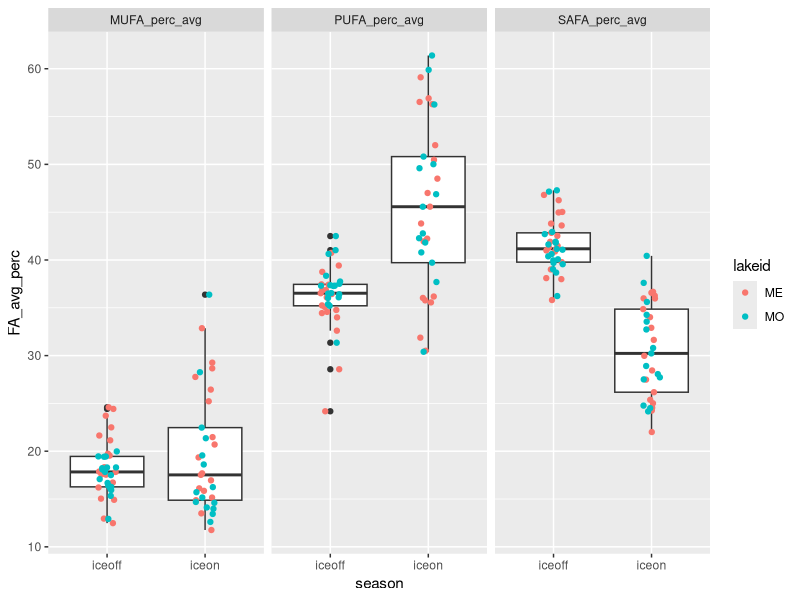
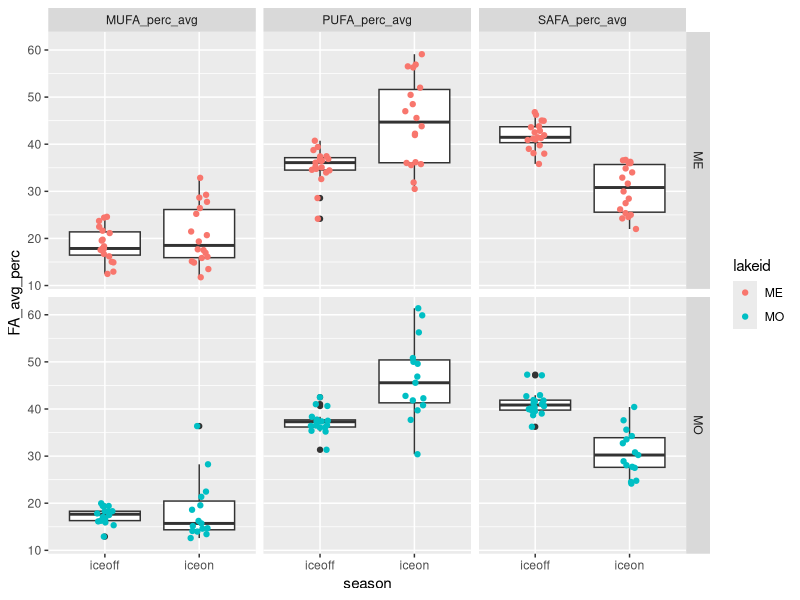
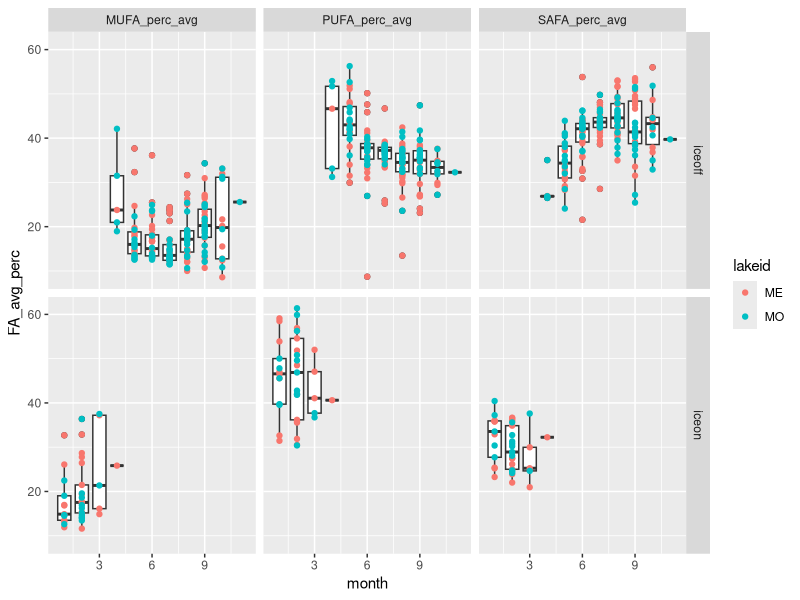
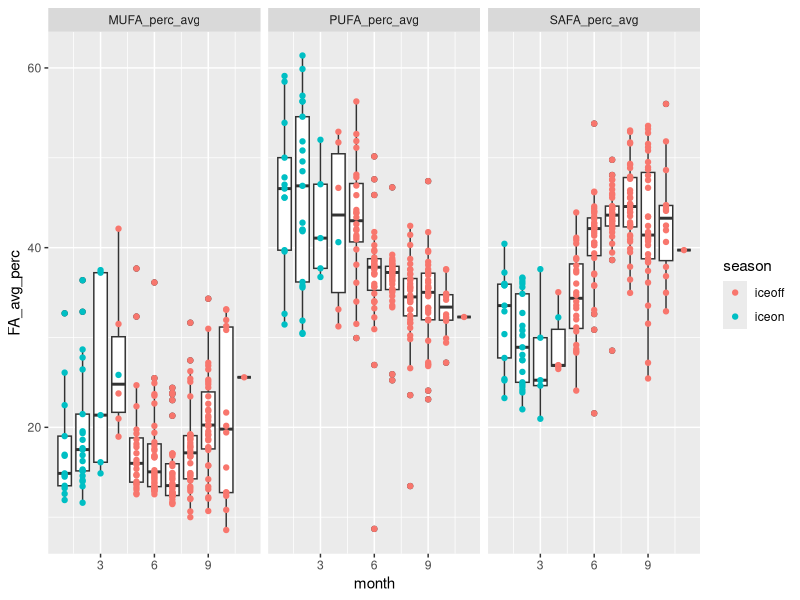
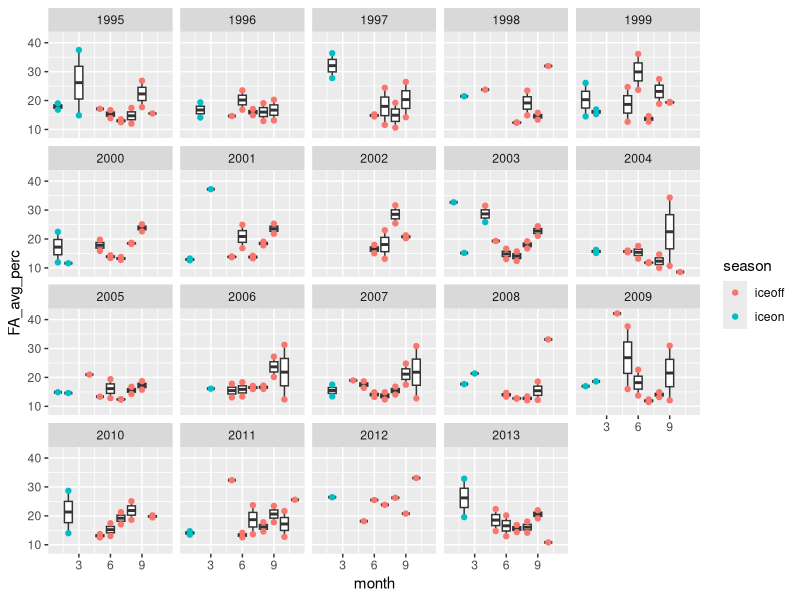
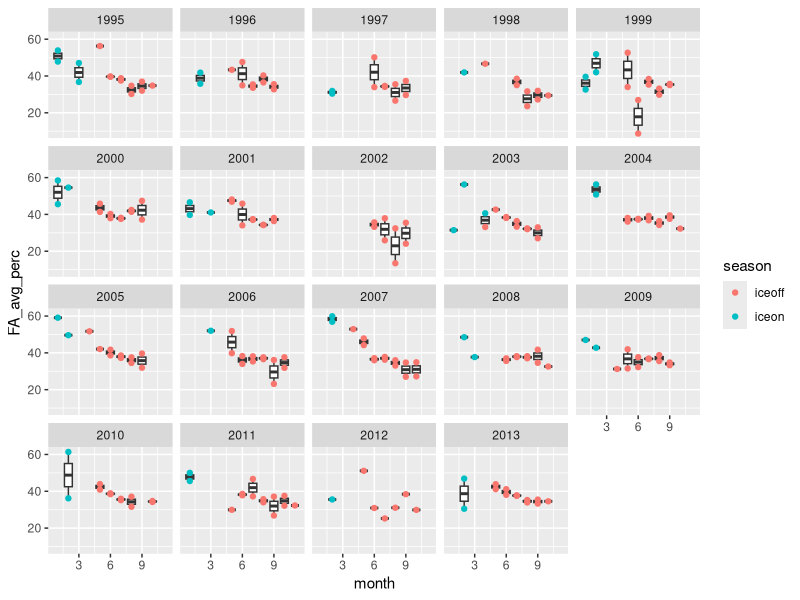
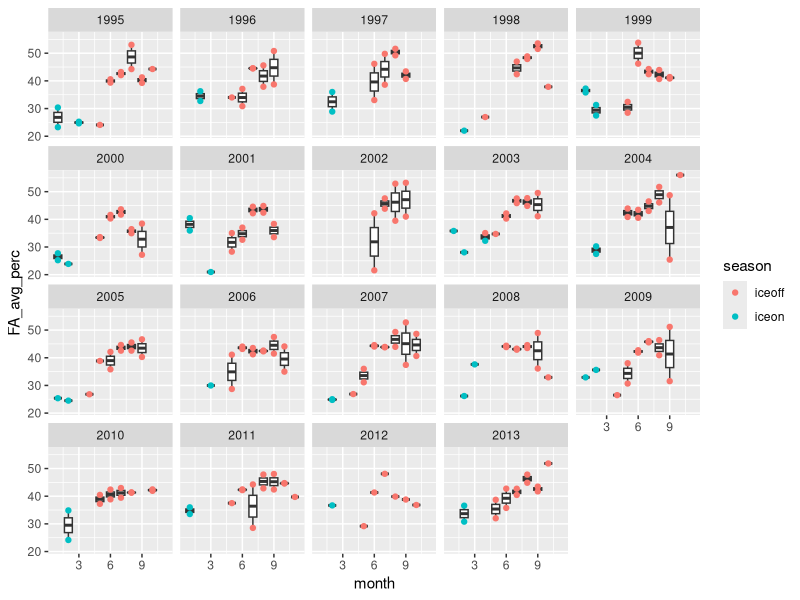

Recreate these plots in R, in order.
# ============================================================== #
## ========================= OVERVIEW ========================= ##
# ============================================================== #

# Looking at iceon/iceoff community FA profiles
# Only using Lakes Mendota and Monona from LTER,
# as they have equivalent iceon/iceoff paired data
# Using AG PLoS paper FA dataset, with some aggregation/crosswalking
# to match LTER data.

# ============================================================== #
## =================== DATA WRANGLING STEPS =================== ##
# ============================================================== #

# 1) LTER data - read in, format dates, keep only ME/MO
# 2) read in iceon/iceoff data (ecology letters paper)
# 3) tag LTER data with season, keep only iceon/iceoff
# 4) aggregate LTER samples to month (mean taxa biomass by lake/year/month)
# 5) identify genera <5% of any sample - remove these genera
# 6) calculate dry weight (20% of wet weight)
# 7) read in FA PLoS data - keep freshwater, proportion data
# --> 7.5) fix FA/LTER group/division matches (see crosswalk.xlsx)
# 8) aggregate FA to genus and division level profiles
# 9) aggregate biomass to genus level
# 10) tag LTER data with whether has matching division/Group or genus in FA data
# 11) merge LTER with FA data (genus, division, NA matches)
# 12) weight FA data by biomass dry weight / total biomass 
#     (genus-level FA, independent of biomass)
# 13) aggregated weighted to community level 



# ============================================================== #
## ====================== SCRIPT BEGINS ======================= ##
# ============================================================== #

#load packages
library(dplyr)
library(reshape2)
library(tidyr)
library(lubridate)
library(vegan)
library(RColorBrewer)
library(ggplot2)

# ============================================================================
# ----> read in LTER phyto data

#read in, format dates so can stack ok 

madison <- read.csv("../Data/ntl88_v7.csv", stringsAsFactors = FALSE) %>% 
  mutate(date = as.Date(sampledate, format = "%m/%d/%Y")) %>% 
  select(-sampledate)

#only madison lakes have matching iceon/iceoff data
lter_lakes <- madison %>% 
  filter(lakeid %in% c("MO", "ME"))

#keep only necessary files
lter_lakes <- lter_lakes %>% 
  mutate(month = month(date),
         year = year(date)) %>% 
  select(lakeid, year, month, date, sta, depth_range, 
         division, genus, taxa_name, biomass_conc)

#=============================================================================
# ----> read in under ice data, for ice on/off timing
seasons_orig <- read.csv("../Data/under_ice_data.csv", stringsAsFactors = FALSE)

#keep only wisconsin, cols of interest, make start and end full dates
seasons_wisc <- seasons_orig %>% 
  filter(lakeregloc == "Wisconsin") %>% 
  select(year, season, lakename, lakeregloc, 
         startday, startmonth, startyear, 
         endday, endmonth, endyear) %>% #, 
  #iceduration, periodn, photicdepth, 
  #icedepth, snowdepth, airtemp) %>% 
  mutate(startmonum = match(startmonth, month.abb),
         endmonum = match(endmonth, month.abb)) %>% 
  mutate(startdate = paste(startyear, startmonum, startday, sep = "-"),
         enddate = paste(endyear, endmonum, endday, sep = "-"))

#unique(seasons_wisc$lakename)
#unique(lter_lakes$lakeid) %>% sort()

#make lakeid to match
seasons_lakes <- seasons_wisc %>% 
  mutate(lakeid = ifelse(lakename == "Lake Mendota", "ME", NA),
         lakeid = ifelse(lakename == "Lake Monona", "MO", lakeid)) %>% 
  select(season, lakeid, year, startdate, enddate) %>% 
  filter(lakeid %in% c("ME", "MO"))

# Note: we are losing the 2014/2015/2016 data by using this to subset
# we may want to go back to raw LTER ice data to get 2014/2015/2016 iceon/iceoff dates

#=============================================================================
# ----> LTER ice duration data (for seasons)

#this gets the ice, but we don't have the summer stratified period
#(which is problematic...)

#read in LTER ice duration data
duration <- read.csv("../Data/ntl33_v4.csv", stringsAsFactors = FALSE)

#look like what we need
head(duration)

#keep only relevant info
duration_relevant <- duration %>%
  #only interested in Mendota, Monona
  filter(lakeid %in% c("ME", "MO")) %>% 
  #can narrow down year range
  filter(year4 >= 1990)

#not sure what to do about this

#=============================================================================
# ----> tag data with season

lter_dates_only <- lter_lakes %>% 
  select(lakeid, year, date) %>% 
  unique() %>% 
  rename(sample_year = year) %>% 
  arrange(lakeid, sample_year)

#make seasons wide format to can have column "start", "sample", and "end" dates
seasons_lakes_wide <- seasons_lakes %>% 
  melt(id.vars = c("lakeid", "year", "season"), variable.name = "category", value.name = "date") %>% 
  mutate(seasons_category = paste(season, category, sep = "_")) %>% 
  select(-season, -category) %>% 
  dcast(lakeid + year ~ seasons_category, value.var = "date") %>% 
  rename(winter_yr = year) %>% 
  select(lakeid, winter_yr, iceon_startdate, iceon_enddate, iceoff_startdate, iceoff_enddate)

#we're only interested in iceon/iceoff
#(looking at ice vs stratified patterns in FA)

lter_seasons_pre <- merge(lter_dates_only, seasons_lakes_wide,
                      by = c("lakeid"), all.x = TRUE) %>% 
  #tag seasons with iceon/iceoff (NA if not fall within start/end dates)
  mutate(season = ifelse(date >= iceon_startdate & date <= iceon_enddate, "iceon", NA),
         season = ifelse(date >= iceoff_startdate & date <= iceoff_enddate, "iceoff", season)) %>% 
  #keep only samples that fall within iceon or iceoff
  filter(!is.na(season))

#merge back to full lter data
lter_seasons <- lter_seasons_pre %>% 
  #group things by *winter* year
  select(lakeid, date, winter_yr, season) %>% 
  merge(lter_lakes, by = c("lakeid", "date")) %>% 
  select(-year)

#=============================================================================
# ----> aggregate samples to month

#aggregate to month within *winter* year and lake (ignore station and depth for now)
#since ignoring "other" seasons, shouldn't have issue of sample dates across seasons

#using mean since some dates have multiple samples per month, while others have one or none
#using averages to account for multiple within-month samples, make comparable

lter_month <- lter_seasons %>% 
  #monthly taxa mean biomass (across stations and depth)
  group_by(lakeid, winter_yr, season, month, division, genus, taxa_name) %>% 
  summarize(biomass_ww_m = mean(biomass_conc, na.rm = TRUE)) %>% 
  as.data.frame()

#check out number of years
# lter_month %>% 
#   select(lakeid, winter_yr, season) %>% 
#   group_by(lakeid, season) %>% 
#   summarize(n = n_distinct(winter_yr))


#========================================================================
# ----> identify <5% of samples

#identify contributors (genus-level) <5% of any sample any date (within lake)
#use wet weight (shouldn't matter)

#find contributions to biomass, in terms of %
lter_contribs <- lter_month %>% 
  #for each lake/year/month, find total biomass
  group_by(lakeid, winter_yr, month) %>% 
  mutate(total_bm = sum(biomass_ww_m)) %>% 
  ungroup() %>% 
  #for lake/date, find genus biomass
  group_by(lakeid, winter_yr, month, genus) %>% 
  mutate(genus_bm = sum(biomass_ww_m)) %>% 
  as.data.frame() %>% 
  select(-taxa_name, -biomass_ww_m) %>% 
  #find percent genus biomass of total biomass
  mutate(perc_genus_bm = genus_bm / total_bm * 100) %>% 
  ungroup()  

#find genera that are ever over 5% of a sample BY LAKE
lter_high_contrib <- lter_contribs %>% 
  filter(perc_genus_bm >= 0.05)

lter_high_contrib_genera <- lter_high_contrib %>% 
  select(lakeid, genus) %>% 
  unique() %>% 
  arrange(lakeid, genus) %>% 
  mutate(high_p = "present")

#find genera that are NOT ever over 5% of a sample
lter_low_contrib <- lter_contribs %>% 
  filter(perc_genus_bm < 0.05) 

lter_low_contrib_genera <- lter_low_contrib %>% 
  select(lakeid, genus) %>% 
  unique() %>% 
  arrange(lakeid, genus) %>% 
  mutate(low_p = "present")

#merge, keep ones that are present in low and not in high
#(i.e., those that are never >=5% of a sample)
lter_remove_5 <- merge(lter_high_contrib_genera, lter_low_contrib_genera,
                       by = c("lakeid", "genus"), all = TRUE) %>% 
  #these are ones that are never >=5% of a lake sample
  filter(low_p == "present" & is.na(high_p))


#========================================================================
# ----> LTER after removals of low contributors

#by lake/date - total genus biomass AFTER remove low contribs
lter_after_remove <- lter_month %>% 
  #remove low contributors by lake and genus
  filter( !((lakeid %in% lter_remove_5$lakeid) & (genus %in% lter_remove_5$genus)) ) 

#add a dry weight biomass column
lter_use <- lter_after_remove %>% 
  mutate(biomass_dw = 0.20 * biomass_ww_m)


#========================================================================
# ----> read in fatty acid profiles

# read in PLoS fatty acid dataset
fa <- read.csv("../Data/PLoS_supp/S1_Dataset.csv", stringsAsFactors = FALSE)

#only want freshwater
#fa %>% group_by(Salinity) %>% summarize(n = length(Salinity))
fa_fresh <- filter(fa, Salinity == 0)

#want only proportion data
fa_fresh_prop <- filter(fa_fresh, Data == "prop")

#for now, we don't care about the experimental info
fa_fresh_prop_small <- fa_fresh_prop %>% 
  select(Group, Class, Order, Genus, species,
         sumSAFA, sumMUFA, sumPUFA,
         c18.2w6, c18.3w6, c18.3w3,
         c18.4w3, c18.5w3, 
         c20.4w6, c20.5w3, c22.6w3)

#========================================================================
# ----> fix FA/LTER group/division matches

#existing matches: Chlorophyta, Cryptophyta, Rhodophyta

#make match at group/division level: 
#   Cyanobacteria (FA) = Cyanophyta (LTER)
#   Dinophyta (FA) = Pyrrhophyta (LTER)
#   Euglenozoa (FA) = Euglenophyta (LTER)

#match division to non-group
#   Chrysophyta (LTER) = class Chrysophyceae (FA)
#   Xanthophyta (LTER) = class Xanthophyceae (FA)
#   Haptophyta (LTER) = genus Chromulina (FA)
#   Bacillariophyta (LTER) = average of classes 
#                 Bacillariophyceae, Fragilariophyceae, Coscinodiscophyceae (FA)
#       [Bacillariophyta is multiple classes - for these 3 classes, find average FA profile]

fa_fix <- fa_fresh_prop_small %>% 
  #first, match at group level
  mutate(GroupDiv = ifelse(Group == "Cyanobacteria", "Cyanophyta", Group),
         GroupDiv = ifelse(Group == "Dinophyta", "Pyrrhophyta", GroupDiv),
         GroupDiv = ifelse(Group == "Euglenozoa", "Euglenophyta", GroupDiv),
         #match at single class level
         GroupDiv = ifelse(Class == "Chrysophyceae", "Chrysophyta", GroupDiv),
         GroupDiv = ifelse(Class == "Xanthophyceae", "Xanthophyta", GroupDiv),
         #match at genus level
         GroupDiv = ifelse(Genus == "Chromulina", "Haptophyta", GroupDiv),
         #Bacillariophyta is multiple classes
         GroupDiv = ifelse(Class %in% c("Bacillariophyceae", "Fragilariophyceae", "Coscinodiscophyceae"),
                           "Bacillariophyta", GroupDiv))

# fa_fix %>% select(Group, GroupDiv) %>% unique()
# fa_fix %>% filter(GroupDiv %in% c("Bacillariophyta", "Xanthophyta")) %>% select(Group, Class, GroupDiv) %>% unique()
# fa_fix %>% filter(GroupDiv == "Haptophyta") %>% select(Group, Class, Genus, GroupDiv) %>% unique()
# #yes, works as it should


#========================================================================
# ----> tag LTER data with whether matching genus/division in FA data

lter_fa_tag <- lter_use %>%
  #tag at which level it matches
  #not that groupdiv level is a combination of groups/classes/genus
  mutate(cat = ifelse(division %in% fa_fix$GroupDiv, "groupdiv", NA)) %>%
  mutate(cat = ifelse(genus %in% fa_fix$Genus, "genus", cat))

tags <- lter_fa_tag %>% select(division, genus, cat) %>% unique()

# unique(fa_fix$GroupDiv) %>% sort()
# unique(lter_use$division) %>% sort()


#========================================================================
# ----> find FA genus and division-level profiles

#within genus, what's the average FA profile
fa_genus <- fa_fix %>% 
  group_by(GroupDiv, Genus) %>% 
  summarize(gen_avg_sumSAFA = mean(sumSAFA),
            gen_avg_sumMUFA = mean(sumMUFA),
            gen_avg_sumPUFA = mean(sumPUFA),
            gen_avg_c18.2w6 = mean(c18.2w6),
            gen_avg_c18.3w6 = mean(c18.3w6),
            gen_avg_c18.3w3 = mean(c18.3w3),
            gen_avg_c18.4w3 = mean(c18.4w3),
            gen_avg_c18.5w3 = mean(c18.5w3),
            gen_avg_c20.4w6 = mean(c20.4w6),
            gen_avg_c20.5w3 = mean(c20.5w3),
            gen_avg_c22.6w3 = mean(c22.6w3)) %>% 
  as.data.frame()

#within group/div (FA/LTER fixed croswalk), what's the average FA profile
fa_groupdiv <- fa_fix %>% 
  group_by(GroupDiv) %>% 
  summarize(grpdiv_avg_sumSAFA = mean(sumSAFA),
            grpdiv_avg_sumMUFA = mean(sumMUFA),
            grpdiv_avg_sumPUFA = mean(sumPUFA),
            grpdiv_avg_c18.2w6 = mean(c18.2w6),
            grpdiv_avg_c18.3w6 = mean(c18.3w6),
            grpdiv_avg_c18.3w3 = mean(c18.3w3),
            grpdiv_avg_c18.4w3 = mean(c18.4w3),
            grpdiv_avg_c18.5w3 = mean(c18.5w3),
            grpdiv_avg_c20.4w6 = mean(c20.4w6),
            grpdiv_avg_c20.5w3 = mean(c20.5w3),
            grpdiv_avg_c22.6w3 = mean(c22.6w3)) %>% 
  as.data.frame()


#========================================================================
# ----> aggregate biomass to GENUS
# when missing genus, stick with GENUS biomass but sub in DIVISION fatty acid profile

#aggregate biomass to genus
lter_level_bm <- lter_use %>% 
  group_by(lakeid, winter_yr, season, month, division, genus) %>% 
  summarize(bm_ww_g = sum(biomass_ww_m, na.rm = TRUE),
         bm_drw_g = sum(biomass_dw, na.rm = TRUE)) %>% 
  as.data.frame() 

#merge with tag info
lter_level_bm_tag <- merge(lter_level_bm, tags, by = c("division", "genus"), all = TRUE)

# lter_level_bm_tag %>%
#   select(division, genus, cat) %>%
#   unique() %>%
#   group_by(cat) %>%
#   summarize(n = length(cat)) %>%
#   as.data.frame()

#        cat  n
# 1    genus 35
# 2 groupdiv 95
# 3     <NA>  1

#========================================================================
# ----> merge with FA profiles

# --> genus level FA - matches genus-level biomass
# merges GENUS level biomass with GENUS level FA profiles
tags_fa_genus <- lter_level_bm_tag %>% 
  #only looking at genus-level matches
  filter(cat == "genus") %>% 
  #rename for downstream stacking
  rename(biomass_wet_weight = bm_ww_g,
         biomass_dry_weight = bm_drw_g) %>% 
  #merge with FA genus level data
  merge(fa_genus,  
        by.x = "genus", by.y = "Genus",
        all.x = TRUE) %>% 
  #organize columns
  select(GroupDiv, genus, cat, lakeid, winter_yr, month, season,
         biomass_wet_weight, biomass_dry_weight,
         gen_avg_sumSAFA,
         gen_avg_sumMUFA,
         gen_avg_sumPUFA,
         gen_avg_c18.2w6,
         gen_avg_c18.3w6,
         gen_avg_c18.3w3,
         gen_avg_c18.4w3,
         gen_avg_c18.5w3,
         gen_avg_c20.4w6,
         gen_avg_c20.5w3,
         gen_avg_c22.6w3)

#remove labels in headers
names(tags_fa_genus) <- gsub("gen_avg_", "", names(tags_fa_genus))

# --> division level FA - matches division level biomass
# merges GENUS level biomass with DIVISION level FA profiles
# (missing genera in FA get division level FA)
tags_fa_groupdiv <- lter_level_bm_tag %>% 
  #keep only those matching at groupdiv level
  filter(cat == "groupdiv") %>% 
  #rename for downstream stacking
  rename(biomass_wet_weight = bm_ww_g,
         biomass_dry_weight = bm_drw_g) %>% 
  #merge with FA division/group level data
  #merge with FA genus level data
  merge(fa_groupdiv,  
        by.x = "division", by.y = "GroupDiv",
        all.x = TRUE) %>% 
  rename(GroupDiv = division) %>% 
  #organize columns
  select(GroupDiv, genus, cat, lakeid, winter_yr, month, season,
         biomass_wet_weight, biomass_dry_weight,
         grpdiv_avg_sumSAFA,
         grpdiv_avg_sumMUFA,
         grpdiv_avg_sumPUFA,
         grpdiv_avg_c18.2w6,
         grpdiv_avg_c18.3w6,
         grpdiv_avg_c18.3w3,
         grpdiv_avg_c18.4w3,
         grpdiv_avg_c18.5w3,
         grpdiv_avg_c20.4w6,
         grpdiv_avg_c20.5w3,
         grpdiv_avg_c22.6w3)

#remove labels in headers
names(tags_fa_groupdiv) <- gsub("grpdiv_avg_", "", names(tags_fa_groupdiv))

# --> does NOT have associated FA
#leaving biomass at genus level
tags_fa_NA <- lter_level_bm_tag %>% 
  filter(is.na(cat)) %>% 
  rename(biomass_wet_weight = bm_ww_g,
         biomass_dry_weight = bm_drw_g) %>% 
  rename(GroupDiv = division) %>% 
  select(GroupDiv, genus, cat, lakeid, winter_yr, month, season,
         biomass_wet_weight, biomass_dry_weight) %>% 
  #add NA columns
  mutate(          sumSAFA = NA,
                   sumMUFA = NA,
                   sumPUFA = NA,
                   c18.2w6 = NA,
                   c18.3w6 = NA,
                   c18.3w3 = NA,
                   c18.4w3 = NA,
                   c18.5w3 = NA,
                   c20.4w6 = NA,
                   c20.5w3 = NA,
                   c22.6w3 = NA)

# --> merge together
full_dat <- rbind(tags_fa_genus, tags_fa_groupdiv, tags_fa_NA)


#========================================================================
# ----> weight FA profiles by biomass

# Data == "prop" is FA % of dry weight
# so it's a fatty acid proportion of dry weight (of genus or division, by cat)

# What we want is "what are the average proportions of SAFA, MUFA, PUFA 
# present in the community, irrespective of total biomass?" 
# (i.e. we know there is higher biomass in summer - the Circus Circus buffet)
# SH: pretty sure that what we want then is:(biomass_dry_weight * sumSAFA)/total dry weight

full_dat_weighted <- full_dat %>% 
  #find total dry weight biomass for each *sample point*
  group_by(lakeid, winter_yr, season, month) %>% 
  mutate(sample_date_dry_weight_total = sum(biomass_dry_weight)) %>% 
  ungroup() %>% 
  #weight FA by biomass - per row (genus within sample date)
  #if FA is % dry weight, then FA * dry weight = biomass of that FA
  #here, sample_date_dry_weight_total is community-level biomass
  #FA props are genus-level
  mutate(sumSAFA_prop = (biomass_dry_weight * sumSAFA)/sample_date_dry_weight_total,
         sumMUFA_prop = (biomass_dry_weight * sumMUFA)/sample_date_dry_weight_total,
         sumPUFA_prop = (biomass_dry_weight * sumPUFA)/sample_date_dry_weight_total,
         c18.2w6_prop = (biomass_dry_weight * c18.2w6)/sample_date_dry_weight_total,
         c18.3w6_prop = (biomass_dry_weight * c18.3w6)/sample_date_dry_weight_total,
         c18.3w3_prop = (biomass_dry_weight * c18.3w3)/sample_date_dry_weight_total,
         c18.4w3_prop = (biomass_dry_weight * c18.4w3)/sample_date_dry_weight_total,
         c18.5w3_prop = (biomass_dry_weight * c18.5w3)/sample_date_dry_weight_total,
         c20.4w6_prop = (biomass_dry_weight * c20.4w6)/sample_date_dry_weight_total,
         c20.5w3_prop = (biomass_dry_weight * c20.5w3)/sample_date_dry_weight_total,
         c22.6w3_prop = (biomass_dry_weight * c22.6w3)/sample_date_dry_weight_total) %>% 
  as.data.frame()

#filter(full_dat_weighted, lakeid == "MO" & winter_yr == 2002 & month == 8)

#keep only columns of interest
full_dat_weighted_small <- full_dat_weighted %>% 
  select(GroupDiv, genus, cat, lakeid, winter_yr, month, season, 
         sumSAFA_prop, sumMUFA_prop, sumPUFA_prop,
         c18.2w6_prop, c18.3w6_prop, c18.3w3_prop,
         c18.4w3_prop, c18.5w3_prop,
         c20.4w6_prop, c20.5w3_prop, c22.6w3_prop)

#this is basically saying:
#for each time point, a genus has some proportion FAs
#we want to aggregate to community, then to season

#ADD UP all MUFA/PUFA/SAFA within a community
#to get community-level amount
#I have proved to myself using pen, paper, and basic algebra that this will work

full_dat_weighted_date_FA <- full_dat_weighted_small %>% 
  #get community-level FA props for each time point
  group_by(lakeid, winter_yr, month, season) %>% 
  summarize(MUFA_perc = sum(sumMUFA_prop, na.rm = TRUE),
            PUFA_perc = sum(sumPUFA_prop, na.rm = TRUE),
            SAFA_perc = sum(sumSAFA_prop, na.rm = TRUE)) %>% 
  as.data.frame()

# summary(full_dat_weighted_date_FA) 

# #now aggregate to season - find average MUFA/PUFA/SAFA profile for each season (all years, boths lakes)
# full_dat_weighted_date_FA %>% 
#   group_by(season) %>% 
#   summarize(MUFA_perc_avg = mean(MUFA_perc),
#             PUFA_perc_avg = mean(PUFA_perc),
#             SAFA_perc_avg = mean(SAFA_perc)) %>% 
#   as.data.frame()
# #doesn't quite add up to 100%, more like 95%, but not unexpected since on average

#aggregate to lake/month/year/season
full_dat_weighted_month_season_FA <- full_dat_weighted_date_FA %>% 
  #aggregate across months within season, find average FAs
  group_by(lakeid, winter_yr, season, month) %>% 
  summarize(MUFA_perc_avg = mean(MUFA_perc, na.rm = TRUE),
            PUFA_perc_avg = mean(PUFA_perc, na.rm = TRUE),
            SAFA_perc_avg = mean(SAFA_perc, na.rm = TRUE)) %>% 
  as.data.frame()

#aggregate to lake/year/season
full_dat_weighted_yr_season_FA <- full_dat_weighted_date_FA %>% 
  #aggregate across months within season, find average FAs
  group_by(lakeid, winter_yr, season) %>% 
  summarize(MUFA_perc_avg = mean(MUFA_perc, na.rm = TRUE),
            PUFA_perc_avg = mean(PUFA_perc, na.rm = TRUE),
            SAFA_perc_avg = mean(SAFA_perc, na.rm = TRUE)) %>% 
  as.data.frame()
#note: doesn't add up to quite 100% (working with averages)
#also, data only goes to 2013 (may need to adjust iceon/iceoff dates from raw LTER snow/ice data)


summary(full_dat_weighted_yr_season_FA)
#MUFA: 11-36
#PUFA: 24-61
#SAFA: 22-47

#write to csv
write.csv(full_dat_weighted_yr_season_FA, "../Data/LTER_Madison_weighted_year_season_FA.csv", row.names = FALSE)

# ============================================================== #
## ========= END OF DATA WRANGLING - ANALYSIS BEGINS ========== ##
# ============================================================== #

# ----> make lake/year/season data long for plotting and analysis

dat_yr_long <- full_dat_weighted_yr_season_FA %>% 
  melt(id.vars = c("lakeid", "winter_yr", "season")) %>% 
  rename(FA_type = variable, FA_avg_perc = value)

#check out data
head(dat_yr_long)

#plot it up - FAs by season
ggplot(data=dat_yr_long, aes(x=season, y=FA_avg_perc)) +
  #boxplot
  geom_boxplot() +
  #points, not overlapping, colored by lake
  geom_jitter(width = 0.1, aes(color = lakeid)) +
  #split by FA type
  facet_wrap(~FA_type)

#MUFA shows no diff, but PUFA/SAFA do:
#PUFA higher in winter, SAFA higher in summer
  
#try ANOVAs - looking at lakes together

#MUFA
mufa1 <- aov(FA_avg_perc ~ season, dat = filter(dat_yr_long, FA_type == "MUFA_perc_avg"))
summary(mufa1) #p=0.175- does not differ by season

#PUFA
pufa1 <- aov(FA_avg_perc ~ season, dat = filter(dat_yr_long, FA_type == "PUFA_perc_avg"))
summary(pufa1) #p<<0.001 (PUFA signif higher in winter)

#SAFA
safa1 <- aov(FA_avg_perc ~ season, dat = filter(dat_yr_long, FA_type == "SAFA_perc_avg"))
summary(safa1) #p<<0.001 (SAFA signif higher in summer)

#what if split lakes?
ggplot(data=dat_yr_long, aes(x=season, y=FA_avg_perc)) +
  #boxplot
  geom_boxplot() +
  #points, not overlapping, colored by lake
  geom_jitter(width = 0.1, aes(color = lakeid)) +
  #combos of laketype and FA type
  facet_grid(lakeid~FA_type)

#same trends - MUFA no diff, PUFA higher in winter, SAFA higher in summer

# ----> check out months within seasons (plots)

#make long
dat_month_long <- full_dat_weighted_month_season_FA %>% 
  melt(id.vars = c("lakeid", "winter_yr", "season", "month")) %>% 
  rename(FA_type = variable, FA_avg_perc = value)

#check out
head(dat_month_long)

#plot FA by category and month, between seasons, colored by lake
ggplot(data=dat_month_long, aes(x=month, y=FA_avg_perc, group = month)) +
  #boxplot
  geom_boxplot() +
  #points, colored by lake
  geom_point(aes(color = lakeid)) +
  #combos of season/FA type
  facet_grid(season ~ FA_type)

#together, colored by season not lake
ggplot(data=dat_month_long, aes(x=month, y=FA_avg_perc, group = month)) +
  #boxplot
  geom_boxplot() +
  #points, colored by season
  geom_point(aes(color = season)) +
  #split FAs to different plots
  facet_wrap(~FA_type)

#confirms: PUFA down during summer, SAFA up during summer

#only MUFA across years
ggplot(data=filter(dat_month_long, FA_type == "MUFA_perc_avg"), 
       aes(x=month, y=FA_avg_perc, group = month)) +
  #boxplot
  geom_boxplot() +
  #points, colored by season
  geom_point(aes(color = season)) +
  #years
  facet_wrap(~winter_yr)

#only PUFA across years
ggplot(data=filter(dat_month_long, FA_type == "PUFA_perc_avg"), 
       aes(x=month, y=FA_avg_perc, group = month)) +
  #boxplot
  geom_boxplot() +
  #points, colored by season
  geom_point(aes(color = season)) +
  #years
  facet_wrap(~winter_yr)

#only SAFA across years
ggplot(data=filter(dat_month_long, FA_type == "SAFA_perc_avg"), 
       aes(x=month, y=FA_avg_perc, group = month)) +
  #boxplot
  geom_boxplot() +
  #points, colored by season
  geom_point(aes(color = season)) +
  #years
  facet_wrap(~winter_yr)

#fewer samples in iceon, higher variance, when look at year/year